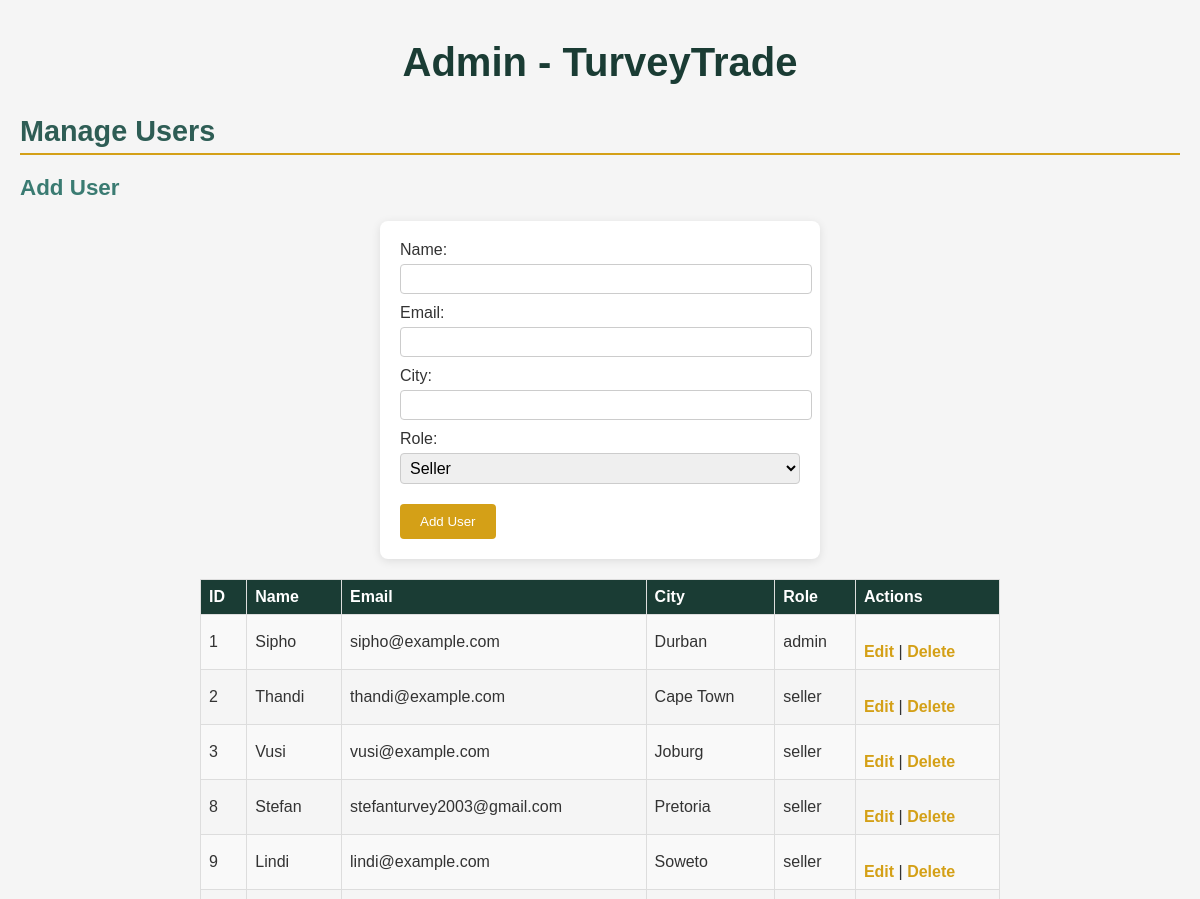
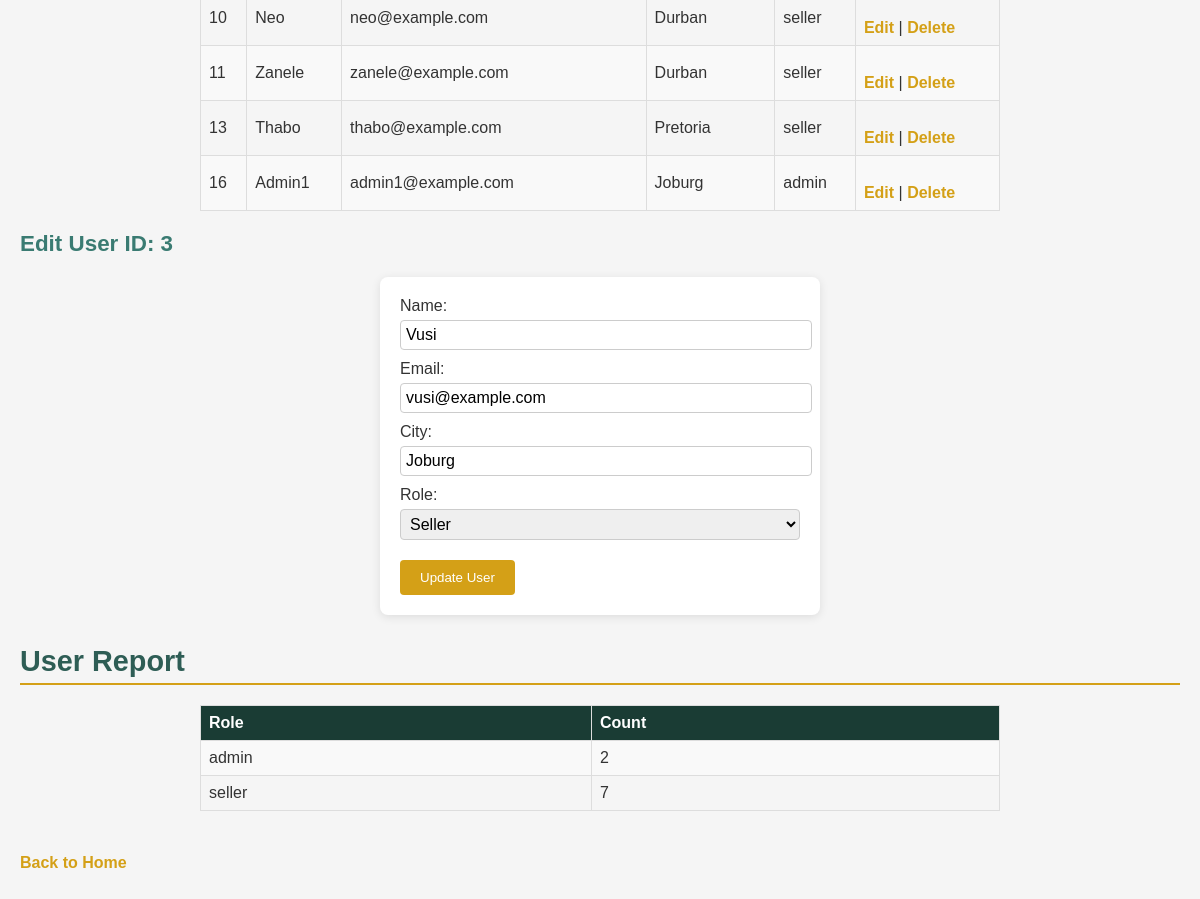
The page /admin.php?edit=3 on the database its author committed (2 pictures, top to bottom).
### tables this page shows
CREATE TABLE `users` (
  `id` int(11) NOT NULL,
  `name` varchar(50) DEFAULT NULL,
  `city` varchar(50) DEFAULT NULL,
  `join_date` date DEFAULT NULL,
  `email` varchar(100) DEFAULT NULL,
  `phone` varchar(15) DEFAULT NULL,
  `role` varchar(50) DEFAULT 'seller'
);

### admin.php (the view, shortened to what this page needs)
<!DOCTYPE html>
<html lang="en">
<head>
    <link rel="stylesheet" href="styles.css">
</head>
<body>
    <h1>Admin - TurveyTrade</h1>
    <h2>Manage Users</h2>
    <h3>Add User</h3>
    <form action="admin.php" method="POST">
        <label>Name:</label><input type="text" name="name" required><br>
        <label>Email:</label><input type="email" name="email" required><br>
        <label>City:</label><input type="text" name="city" required><br>
        <label>Role:</label><select name="role"><option value="seller">Seller</option><option value="admin">Admin</option></select><br>
        <input type="submit" name="add" value="Add User">
    </form>
    <?php
    include 'db_connect.php';
    $sql = "SELECT id, name, email, city, role FROM users";
    $result = mysqli_query($conn, $sql);
    if (mysqli_num_rows($result) > 0) {
        echo "<table><tr><th>ID</th><th>Name</th><th>Email</th><th>City</th><th>Role</th><th>Actions</th></tr>";
        while ($row = mysqli_fetch_assoc($result)) {
            echo "<tr>";
            echo "<td>{$row['id']}</td><td>{$row['name']}</td><td>{$row['email']}</td><td>{$row['city']}</td><td>{$row['role']}</td>";
            echo "<td><a href='admin.php?edit={$row['id']}'>Edit</a> | <a href='admin.php?delete={$row['id']}' onclick='return confirm(\"Delete user?\");'>Delete</a></td>";
            echo "</tr>";
        }
        echo "</table>";
    } else {
        echo "<p>No users found!</p>";
    }
    if (isset($_GET['edit'])) {
        $id = mysqli_real_escape_string($conn, $_GET['edit']);
        $sql = "SELECT name, email, city, role FROM users WHERE id = '$id'";
        $result = mysqli_query($conn, $sql);
        $user = mysqli_fetch_assoc($result);
        ?>
        <h3>Edit User ID: <?php echo $id; ?></h3>
        <form action="admin.php" method="POST">
            <label>Name:</label><input type="text" name="name" value="<?php echo $user['name']; ?>" required><br>
            <label>Email:</label><input type="email" name="email" value="<?php echo $user['email']; ?>" required><br>
            <label>City:</label><input type="text" name="city" value="<?php echo $user['city']; ?>" required><br>
            <label>Role:</label><select name="role">
                <option value="seller" <?php if ($user['role'] == 'seller') echo 'selected'; ?>>Seller</option>
            </select><br>
            <input type="submit" name="update" value="Update User">
        </form>
        <?php
    }
    ?>
    <h2>User Report</h2>
    <?php
    $sql = "SELECT role, COUNT(*) as count FROM users GROUP BY role";
    $result = mysqli_query($conn, $sql);
    if (mysqli_num_rows($result) > 0) {
        echo "<table><tr><th>Role</th><th>Count</th></tr>";
        while ($row = mysqli_fetch_assoc($result)) {
            echo "<tr><td>{$row['role']}</td><td>{$row['count']}</td></tr>";
        }
        echo "</table>";
    } else {
        echo "<p>No data for report!</p>";
    }
    ?>
    <p><a href="index.php">Back to Home</a></p>
</body>
</html>

### styles.css (style rules this page uses)
body { font-family: Arial, sans-serif; margin: 0; padding: 20px; background: #f5f5f5; color: #333; }
h1 { color: #1a3c34; text-align: center; margin: 20px 0; font-size: 2.5em; }
h2 { color: #2e5d55; margin: 30px 0 15px; font-size: 1.8em; border-bottom: 2px solid #d4a017; padding-bottom: 5px; }
h3 { color: #3a7b72; margin: 20px 0 10px; font-size: 1.4em; }
p { margin: 8px 0; line-height: 1.5; }
form { max-width: 400px; margin: 20px auto; padding: 20px; background: #fff; border-radius: 8px; box-shadow: 0 2px 10px rgba(0, 0, 0, 0.1); }
label { display: block; margin-bottom: 5px; }
input[type="text"], input[type="number"], input[type="email"], textarea, select { width: 100%; padding: 5px; margin-bottom: 10px; border: 1px solid #ccc; border-radius: 4px; font-size: 16px; }
input[type="submit"], .paypal-btn, .report-btn { background: #d4a017; color: white; padding: 10px 20px; border: none; border-radius: 4px; cursor: pointer; margin-top: 10px; }
a { display: inline-block; margin-top: 20px; color: #d4a017; text-decoration: none; font-weight: bold; }
table { border-collapse: collapse; width: 100%; max-width: 800px; margin: 20px auto; }
th, td { border: 1px solid #ddd; padding: 8px; text-align: left; }
th { background: #1a3c34; color: white; }
tr:nth-child(even) { background: #f9f9f9; }

### rows shown on the page
users: id "1", name "Sipho", email "sipho@example.com", city "Durban", role "admin"
users: id "2", name "Thandi", email "thandi@example.com", city "Cape Town", role "seller"
users: id "3", name "Vusi", email "vusi@example.com", city "Joburg", role "seller", role "Seller"
users: id "8", name "Stefan", email "stefanturvey2003@gmail.com", city "Pretoria", role "seller"
users: id "9", name "Lindi", email "lindi@example.com", city "Soweto", role "seller"
users: id "10", name "Neo", email "neo@example.com", city "Durban", role "seller"
users: id "11", name "Zanele", email "zanele@example.com", city "Durban", role "seller"
users: id "13", name "Thabo", email "thabo@example.com", city "Pretoria", role "seller"
users: id "16", name "Admin1", email "admin1@example.com", city "Joburg", role "admin"

### other values the page prints
$id "3"
$row['role'] "admin"
$row['count'] "2"
$row['role'] "seller"
$row['count'] "7"
